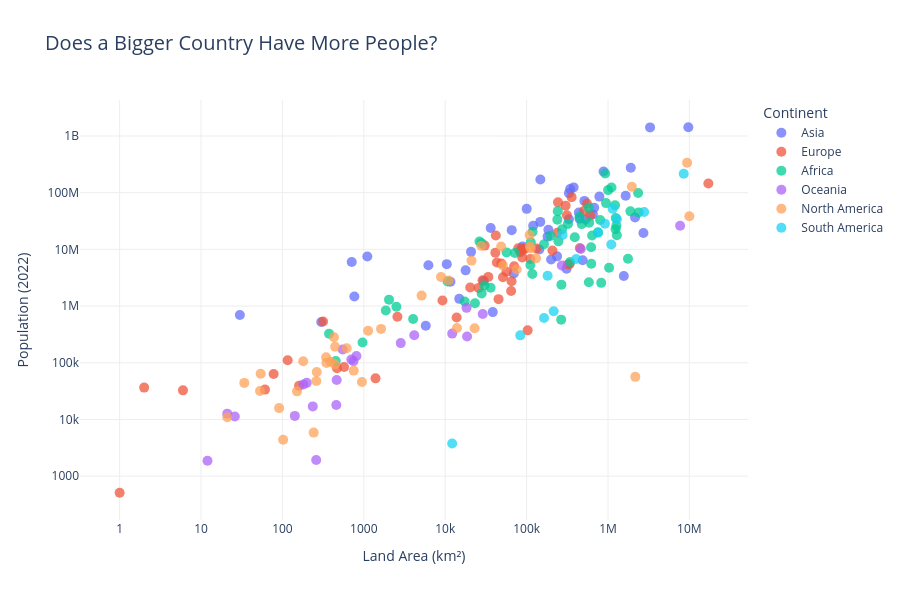

The cell this chart's notebook holds for it:
### Markdown cell above
**Chart choice & justification:** *Which chart did you choose, and why? Justify design choices.

I chose a scatter plot because it helps visualise the relationship between a country's land area and its population in 2022. Each dot represents a country, and different colours represent different continents. I used logarithmic scales on both axes because the values vary significantly between countries.

The chart shows a general positive relationship between land area and population, but it is not consistent across all countries. India and Bangladesh have relatively high populations compared to their land areas, whereas Canada, Australia and Russia have large land areas but comparatively smaller populations.

This suggests that land area alone does not determine population size. Population distribution also varies considerably between continents.

### Code cell
import plotly.express as px
import pandas as pd

q3_df = df[['Country', 'Continent', 'Area', '2022 Population']].copy()

q3_df = q3_df.dropna()

q3_df = q3_df[
    (q3_df['Area'] > 0) &
    (q3_df['2022 Population'] > 0)
]

fig = px.scatter(
    q3_df,
    x='Area',
    y='2022 Population',
    color='Continent',
    hover_name='Country',
    hover_data={
        'Area': ':,',
        '2022 Population': ':,'
    },
    log_x=True,
    log_y=True,
    title='Does a Bigger Country Have More People?',
    labels={
        'Area': 'Land Area (km²)',
        '2022 Population': 'Population (2022)',
        'Continent': 'Continent'
    },
    template='plotly_white',
    height=600
)

fig.update_traces(
    marker=dict(size=10, opacity=0.75)
)

fig.update_layout(
    title_font_size=20,
    xaxis=dict(showgrid=True, gridcolor='#EEEEEE'),
    yaxis=dict(showgrid=True, gridcolor='#EEEEEE'),
    legend_title_text='Continent'
)

fig.show()

### Figure 1 — Plotly figure (JSON) as saved in the notebook; plotly's stock layout.template omitted (floating-point values rounded to 4 significant figures)
{"data": [{"hovertemplate": "<b>%{hovertext}</b><br><br>Continent=Asia<br>Land Area (km²)=%{x:,}<br>Population (2022)=%{y:,}<extra></extra>", "hovertext": ["Afghanistan", "Armenia", "Azerbaijan", "Bahrain", "Bangladesh", "Bhutan", "Brunei", "Cambodia", "China", "Georgia", "Hong Kong", "India", "Indonesia", "Iran", "Iraq", "Israel", "Japan", "Jordan", "Kazakhstan", "Kuwait", "Kyrgyzstan", "Laos", "Lebanon", "Macau", "Malaysia", "Maldives", "Mongolia", "Myanmar", "Nepal", "North Korea", "Oman", "Pakistan", "Palestine", "Philippines", "Qatar", "Saudi Arabia", "Singapore", "South Korea", "Sri Lanka", "Syria", "Taiwan", "Tajikistan", "Thailand", "Timor-Leste", "Turkey", "Turkmenistan", "United Arab Emirates", "Uzbekistan", "Vietnam", "Yemen"], "legendgroup": "Asia", "marker": {"color": "#636efa", "opacity": 0.75, "size": 10, "symbol": "circle"}, "mode": "markers", "name": "Asia", "orientation": "v", "showlegend": true, "type": "scatter", "x": [652230, 29743, 86600, 765, 147570, 38394, 5765, 181035, 9706961, 69700, 1104, 3287590, 1904569, 1648195, 438317, 20770, 377930, 89342, 2724900, 17818, 199951, 236800, 10452, 30, 330803, 300, 1564110, 676578, 147181, 120538, 309500, 881912, 6220, 342353, 11586, 2149690, 710, 100210, 65610, 185180, 36193, 143100, 513120, 14874, 783562, 488100, 83600, 447400, 331212, 527968], "xaxis": "x", "y": [41128771, 2780469, 10358074, 1472233, 171186372, 782455, 449002, 16767842, 1425887337, 3744385, 7488865, 1417173173, 275501339, 88550570, 44496122, 9038309, 123951692, 11285869, 19397998, 4268873, 6630623, 7529475, 5489739, 695168, 33938221, 523787, 3398366, 54179306, 30547580, 26069416, 4576298, 235824862, 5250072, 115559009, 2695122, 36408820, 5975689, 51815810, 21832143, 22125249, 23893394, 9952787, 71697030, 1341296, 85341241, 6430770, 9441129, 34627652, 98186856, 33696614], "yaxis": "y"}, {"hovertemplate": "<b>%{hovertext}</b><br><br>Continent=Europe<br>Land Area (km²)=%{x:,}<br>Population (2022)=%{y:,}<extra></extra>", "hovertext": ["Albania", "Andorra", "Austria", "Belarus", "Belgium", "Bosnia and Herzegovina", "Bulgaria", "Croatia", "Cyprus", "Czech Republic", "Denmark", "Estonia", "Faroe Islands", "Finland", "France", "Germany", "Gibraltar", "Greece", "Guernsey", "Hungary", "Iceland", "Ireland", "Isle of Man", "Italy", "Jersey", "Latvia", "Liechtenstein", "Lithuania", "Luxembourg", "Malta", "Moldova", "Monaco", "Montenegro", "Netherlands", "North Macedonia", "Norway", "Poland", "Portugal", "Romania", "Russia", "San Marino", "Serbia", "Slovakia", "Slovenia", "Spain", "Sweden", "Switzerland", "Ukraine", "United Kingdom", "Vatican City"], "legendgroup": "Europe", "marker": {"color": "#EF553B", "opacity": 0.75, "size": 10, "symbol": "circle"}, "mode": "markers", "name": "Europe", "orientation": "v", "showlegend": true, "type": "scatter", "x": [28748, 468, 83871, 207600, 30528, 51209, 110879, 56594, 9251, 78865, 43094, 45227, 1393, 338424, 551695, 357114, 6, 131990, 78, 93028, 103000, 70273, 572, 301336, 116, 64559, 160, 65300, 2586, 316, 33846, 2, 13812, 41850, 25713, 323802, 312679, 92090, 238391, 17098242, 61, 88361, 49037, 20273, 505992, 450295, 41284, 603500, 242900, 1], "xaxis": "x", "y": [2842321, 79824, 8939617, 9534954, 11655930, 3233526, 6781953, 4030358, 1251488, 10493986, 5882261, 1326062, 53090, 5540745, 64626628, 83369843, 32649, 10384971, 63301, 9967308, 372899, 5023109, 84519, 59037474, 110778, 1850651, 39327, 2750055, 647599, 533286, 3272996, 36469, 627082, 17564014, 2093599, 5434319, 39857145, 10270865, 19659267, 144713314, 33660, 7221365, 5643453, 2119844, 47558630, 10549347, 8740472, 39701739, 67508936, 510], "yaxis": "y"}, {"hovertemplate": "<b>%{hovertext}</b><br><br>Continent=Africa<br>Land Area (km²)=%{x:,}<br>Population (2022)=%{y:,}<extra></extra>", "hovertext": ["Algeria", "Angola", "Benin", "Botswana", "Burkina Faso", "Burundi", "Cameroon", "Cape Verde", "Central African Republic", "Chad", "Comoros", "Djibouti", "DR Congo", "Egypt", "Equatorial Guinea", "Eritrea", "Eswatini", "Ethiopia", "Gabon", "Gambia", "Ghana", "Guinea", "Guinea-Bissau", "Ivory Coast", "Kenya", "Lesotho", "Liberia", "Libya", "Madagascar", "Malawi", "Mali", "Mauritania", "Mauritius", "Mayotte", "Morocco", "Mozambique", "Namibia", "Niger", "Nigeria", "Republic of the Congo", "Reunion", "Rwanda", "Sao Tome and Principe", "Senegal", "Seychelles", "Sierra Leone", "Somalia", "South Africa", "South Sudan", "Sudan", "Tanzania", "Togo", "Tunisia", "Uganda", "Western Sahara", "Zambia", "Zimbabwe"], "legendgroup": "Africa", "marker": {"color": "#00cc96", "opacity": 0.75, "size": 10, "symbol": "circle"}, "mode": "markers", "name": "Africa", "orientation": "v", "showlegend": true, "type": "scatter", "x": [2381741, 1246700, 112622, 582000, 272967, 27834, 475442, 4033, 622984, 1284000, 1862, 23200, 2344858, 1002450, 28051, 117600, 17364, 1104300, 267668, 10689, 238533, 245857, 36125, 322463, 580367, 30355, 111369, 1759540, 587041, 118484, 1240192, 1030700, 2040, 374, 446550, 801590, 825615, 1267000, 923768, 342000, 2511, 26338, 964, 196722, 452, 71740, 637657, 1221037, 619745, 1886068, 945087, 56785, 163610, 241550, 266000, 752612, 390757], "xaxis": "x", "y": [44903225, 35588987, 13352864, 2630296, 22673762, 12889576, 27914536, 593149, 5579144, 17723315, 836774, 1120849, 99010212, 110990103, 1674908, 3684032, 1201670, 123379924, 2388992, 2705992, 33475870, 13859341, 2105566, 28160542, 54027487, 2305825, 5302681, 6812341, 29611714, 20405317, 22593590, 4736139, 1299469, 326101, 37457971, 32969517, 2567012, 26207977, 218541212, 5970424, 974052, 13776698, 227380, 17316449, 107118, 8605718, 17597511, 59893885, 10913164, 46874204, 65497748, 8848699, 12356117, 47249585, 575986, 20017675, 16320537], "yaxis": "y"}, {"hovertemplate": "<b>%{hovertext}</b><br><br>Continent=Oceania<br>Land Area (km²)=%{x:,}<br>Population (2022)=%{y:,}<extra></extra>", "hovertext": ["American Samoa", "Australia", "Cook Islands", "Fiji", "French Polynesia", "Guam", "Kiribati", "Marshall Islands", "Micronesia", "Nauru", "New Caledonia", "New Zealand", "Niue", "Northern Mariana Islands", "Palau", "Papua New Guinea", "Samoa", "Solomon Islands", "Tokelau", "Tonga", "Tuvalu", "Vanuatu", "Wallis and Futuna"], "legendgroup": "Oceania", "marker": {"color": "#ab63fa", "opacity": 0.75, "size": 10, "symbol": "circle"}, "mode": "markers", "name": "Oceania", "orientation": "v", "showlegend": true, "type": "scatter", "x": [199, 7692024, 236, 18272, 4167, 549, 811, 181, 702, 21, 18575, 270467, 260, 464, 459, 462840, 2842, 28896, 12, 747, 26, 12189, 142], "xaxis": "x", "y": [44273, 26177413, 17011, 929766, 306279, 171774, 131232, 41569, 114164, 12668, 289950, 5185288, 1934, 49551, 18055, 10142619, 222382, 724273, 1871, 106858, 11312, 326740, 11572], "yaxis": "y"}, {"hovertemplate": "<b>%{hovertext}</b><br><br>Continent=North America<br>Land Area (km²)=%{x:,}<br>Population (2022)=%{y:,}<extra></extra>", "hovertext": ["Anguilla", "Antigua and Barbuda", "Aruba", "Bahamas", "Barbados", "Belize", "Bermuda", "British Virgin Islands", "Canada", "Cayman Islands", "Costa Rica", "Cuba", "Curacao", "Dominica", "Dominican Republic", "El Salvador", "Greenland", "Grenada", "Guadeloupe", "Guatemala", "Haiti", "Honduras", "Jamaica", "Martinique", "Mexico", "Montserrat", "Nicaragua", "Panama", "Puerto Rico", "Saint Barthelemy", "Saint Kitts and Nevis", "Saint Lucia", "Saint Martin", "Saint Pierre and Miquelon", "Saint Vincent and the Grenadines", "Sint Maarten", "Trinidad and Tobago", "Turks and Caicos Islands", "United States", "United States Virgin Islands"], "legendgroup": "North America", "marker": {"color": "#FFA15A", "opacity": 0.75, "size": 10, "symbol": "circle"}, "mode": "markers", "name": "North America", "orientation": "v", "showlegend": true, "type": "scatter", "x": [91, 442, 180, 13943, 430, 22966, 54, 151, 9984670, 264, 51100, 109884, 444, 751, 48671, 21041, 2166086, 344, 1628, 108889, 27750, 112492, 10991, 1128, 1964375, 102, 130373, 75417, 8870, 21, 261, 616, 53, 242, 389, 34, 5130, 948, 9372610, 347], "xaxis": "x", "y": [15857, 93763, 106445, 409984, 281635, 405272, 64184, 31305, 38454327, 68706, 5180829, 11212191, 191163, 72737, 11228821, 6336392, 56466, 125438, 395752, 17843908, 11584996, 10432860, 2827377, 367507, 127504125, 4390, 6948392, 4408581, 3252407, 10967, 47657, 179857, 31791, 5862, 103948, 44175, 1531044, 45703, 338289857, 99465], "yaxis": "y"}, {"hovertemplate": "<b>%{hovertext}</b><br><br>Continent=South America<br>Land Area (km²)=%{x:,}<br>Population (2022)=%{y:,}<extra></extra>", "hovertext": ["Argentina", "Bolivia", "Brazil", "Chile", "Colombia", "Ecuador", "Falkland Islands", "French Guiana", "Guyana", "Paraguay", "Peru", "Suriname", "Uruguay", "Venezuela"], "legendgroup": "South America", "marker": {"color": "#19d3f3", "opacity": 0.75, "size": 10, "symbol": "circle"}, "mode": "markers", "name": "South America", "orientation": "v", "showlegend": true, "type": "scatter", "x": [2780400, 1098581, 8515767, 756102, 1141748, 276841, 12173, 83534, 214969, 406752, 1285216, 163820, 181034, 916445], "xaxis": "x", "y": [45510318, 12224110, 215313498, 19603733, 51874024, 18001000, 3780, 304557, 808726, 6780744, 34049588, 618040, 3422794, 28301696], "yaxis": "y"}], "layout": {"height": 600, "legend": {"title": {"text": "Continent"}, "tracegroupgap": 0}, "title": {"font": {"size": 20}, "text": "Does a Bigger Country Have More People?"}, "xaxis": {"anchor": "y", "domain": [0, 1], "gridcolor": "#EEEEEE", "showgrid": true, "title": {"text": "Land Area (km²)"}, "type": "log"}, "yaxis": {"anchor": "x", "domain": [0, 1], "gridcolor": "#EEEEEE", "showgrid": true, "title": {"text": "Population (2022)"}, "type": "log"}}}
